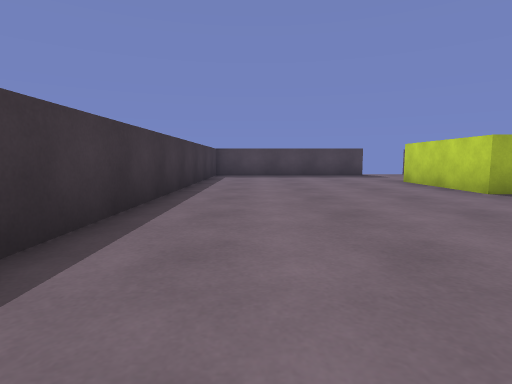
[1] (above)

15 first-person views from a walk through a 3-D level made in the Unity game engine. The camera is 0.58 m above the floor, tilts 6° down and sees 80° across. The floor is counted in squares, 1 m on a side. Each view is taken from the middle of a square. On the plan, view 1 faces up. The plan holds only what a view shows up to about 9 squares ahead; the rest is blank. The player character is not drawn.

[2]
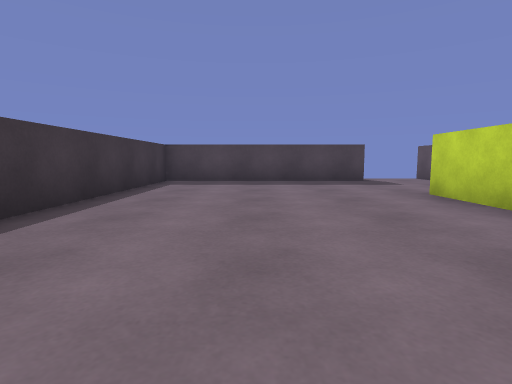

[3]
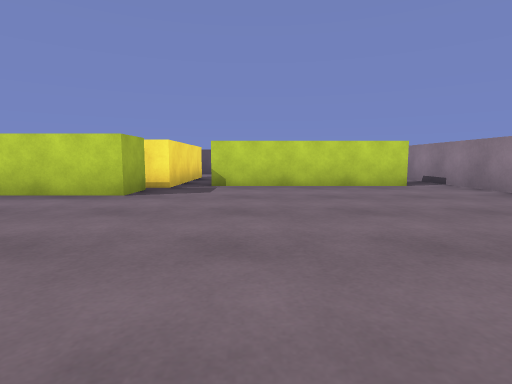

[4]
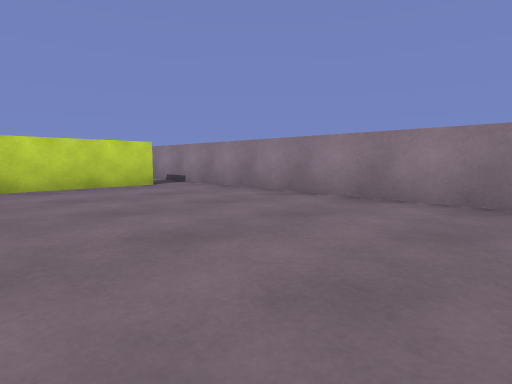

[5]
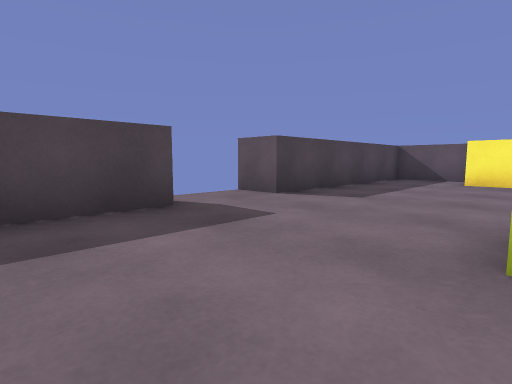

[6]
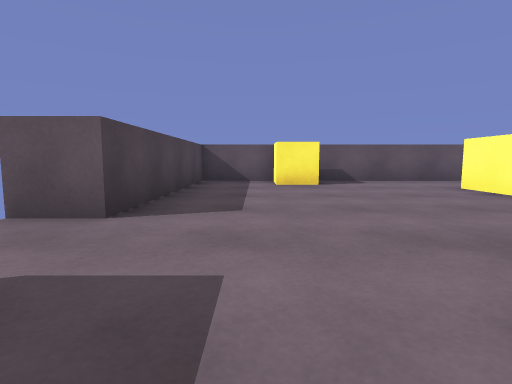

[7]
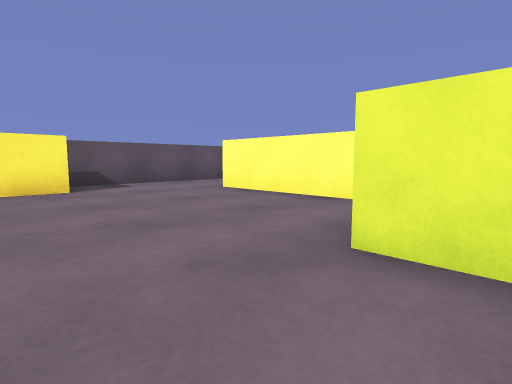

[8]
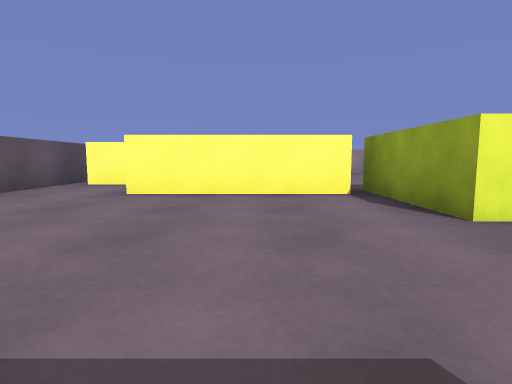

[9]
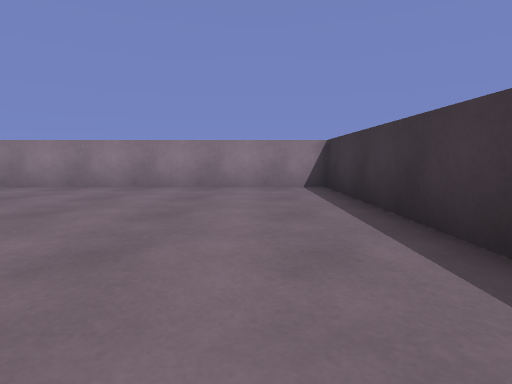

[10]
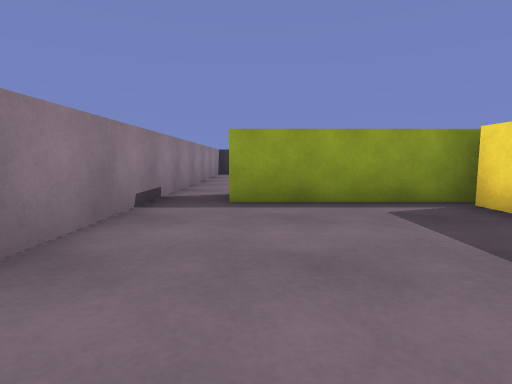

[11]
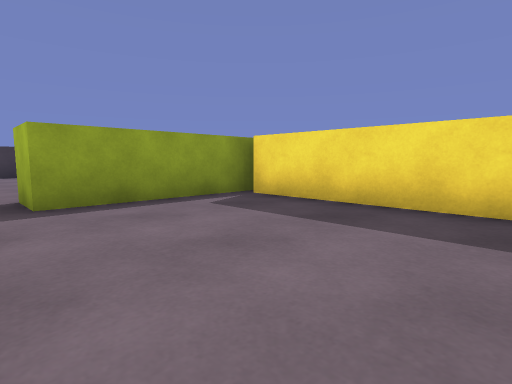

[12]
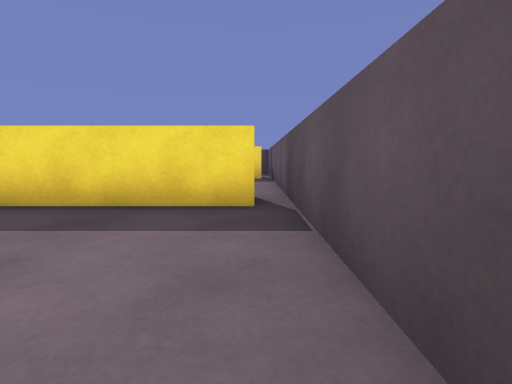

[13]
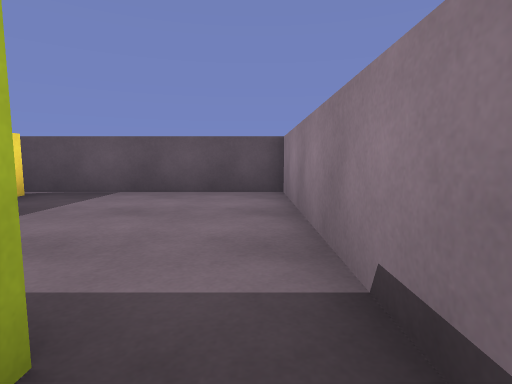

[14]
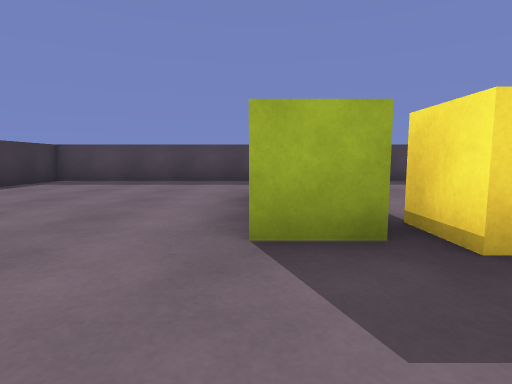

[15]
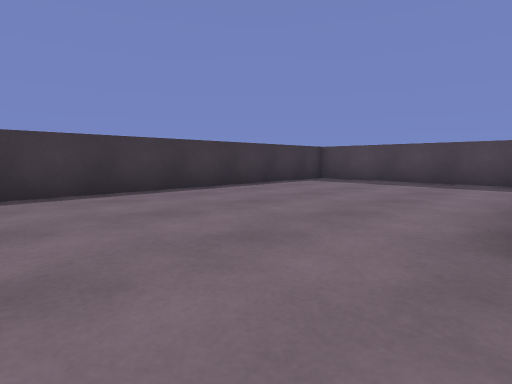

### Floor plan
Ten units are one square. View 1 is at (0, 0); x grows to the right and y downward. Boxes are objects, and circles mark ways between rooms. Rooms are numbered by the first view taken in them; rooms with no view inside come last. Other rooms are left out.
<svg viewBox="-20 -130 140 150">
<path fill="none" stroke="#000" d="M40 -52 40 -82 49 -82 49 -52 40 -52M54 -58 92 -58M41 -115 -15 -115 -15 15 55 15M58 4 58 -40M100 -38 110 -38M115 -35 115 -115 60 -115 60 -125M110 -28 71 -28M55 15 115 15 115 -35M68 -32 68 4 58 4"/>
<rect x="95" y="-95" width="20" height="10" fill="#bbb"><title>cube</title></rect>
<circle cx="65" cy="10" r="3" fill="#2a7"/>
<text x="30" y="-60">1</text>
<text x="90" y="0">2</text>
</svg>
Room 1 opens to room 2.

Where each view was taken, in squares from view 1:
view 1: 0 up, 0 right, facing up
view 2: 3 up, 1 right, facing up
view 3: 3 up, 1 left, facing right
view 4: 3 up, 1 left, facing down-right
view 5: 8 up, 2 right, facing up-right
view 6: 10 up, 3 right, facing right
view 7: 10 up, 4 right, facing down-right
view 8: 11 up, 7 right, facing down
view 9: 5 up, 0 right, facing down
view 10: 0 up, 11 right, facing left
view 11: 1 down, 11 right, facing up-left
view 12: 1 down, 11 right, facing up
view 13: 1 down, 6 right, facing right
view 14: 3 up, 4 right, facing up
view 15: 3 up, 4 right, facing up-left
